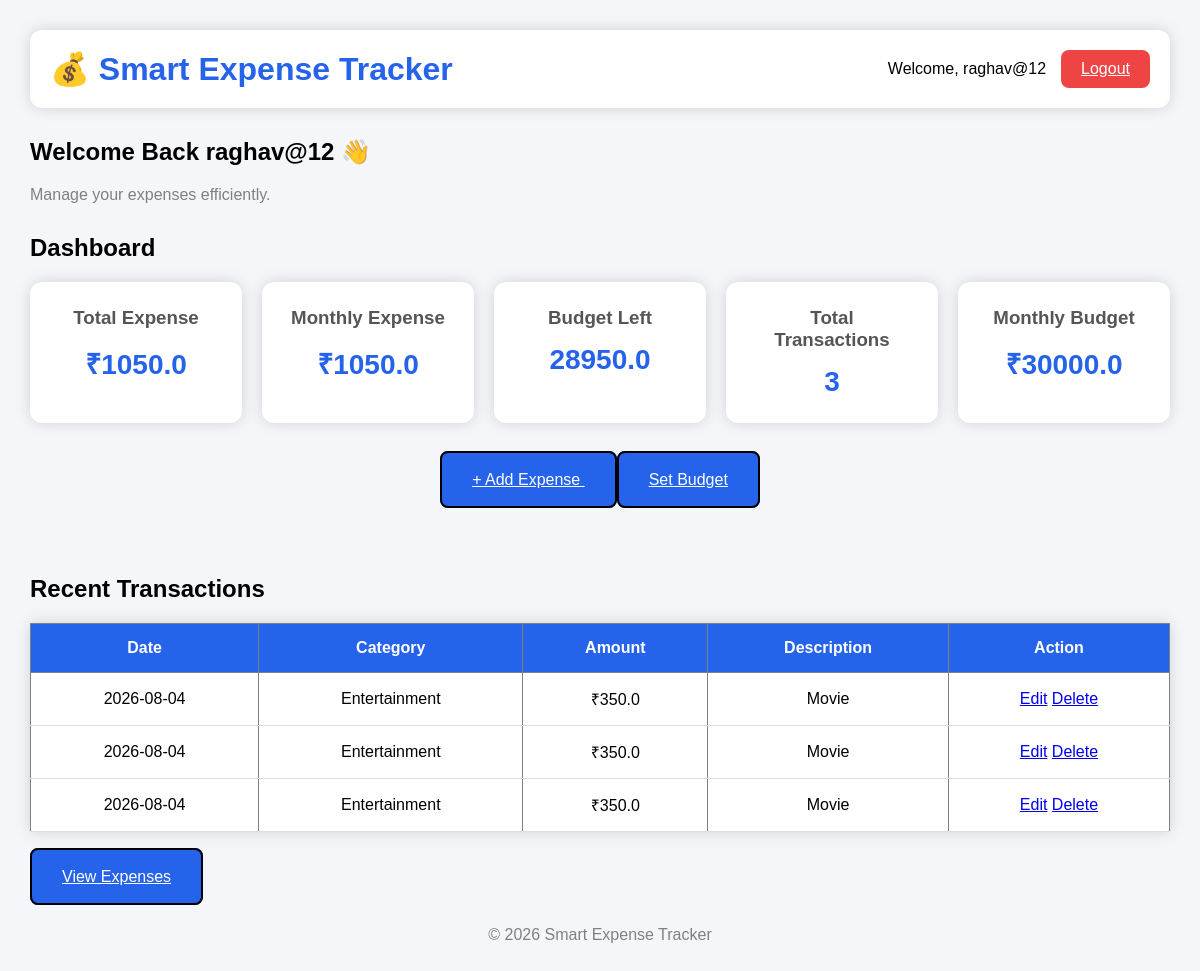
/dashboard (signed in), run on the app's committed database.
### tables this page shows
CREATE TABLE budget(
    user_id INTEGER PRIMARY KEY,
    amount REAL NOT NULL
);

CREATE TABLE expenses(
    id INTEGER PRIMARY KEY AUTOINCREMENT,
    user_id INTEGER NOT NULL,
    category TEXT NOT NULL,
    amount REAL NOT NULL,
    date TEXT NOT NULL,
    description TEXT,
    FOREIGN KEY(user_id) REFERENCES users(id)
);

### app.py (the view)
@app.route("/dashboard")
def dashboard():
    if "user_id" not in session:
        return redirect("/")
    conn = sqlite3.connect("expense.db")
    cursor = conn.cursor()
    cursor.execute("""
    SELECT SUM(amount)
    FROM expenses
    WHERE user_id = ?
    """, (session["user_id"],))
    total = cursor.fetchone()[0]
    cursor.execute("""
    SELECT SUM(amount)
    FROM expenses
    WHERE user_id = ?
    AND strftime('%Y-%m', date) = strftime('%Y-%m', 'now')
    """, (session["user_id"],))
    monthly = cursor.fetchone()[0]
    cursor.execute("""
    SELECT COUNT(*)
    FROM expenses
    WHERE user_id = ?
    """, (session["user_id"],))
    transaction_count = cursor.fetchone()[0]
    cursor.execute("""
    SELECT id, category, amount, date, description
    FROM expenses
    WHERE user_id = ?
    ORDER BY date DESC
    LIMIT 5
    """, (session["user_id"],))
    recent_expenses = cursor.fetchall()
    if total is None:
        total = 0
    if monthly is None:
        monthly = 0
    cursor.execute("""
    SELECT COUNT(*)
    FROM expenses
    WHERE user_id = ?
    """, (session["user_id"],))
    transaction_count = cursor.fetchone()[0]
    cursor.execute("""
SELECT amount
FROM budget
WHERE user_id = ?
""", (session["user_id"],))
    budget = cursor.fetchone()
    if budget:
        budget = budget[0]
    else:
        budget = 0
    budget_left = budget - total
    cursor.execute("""
SELECT id, category, amount, date, description
FROM expenses
WHERE user_id = ?
ORDER BY date DESC
LIMIT 5
""", (session["user_id"],))
    recent_expenses = cursor.fetchall()
    cursor.execute("""
    SELECT amount
FROM budget
WHERE user_id = ?
""", (session["user_id"],))
    budget = cursor.fetchone()
    if budget:
        budget = budget[0]
    else:
        budget = 0
    budget_left = budget - total
    conn.close()
    return render_template(
    "dashboard.html",
    total=total,
    monthly=monthly,
    budget=budget,
    budget_left=budget_left,
    transaction_count=transaction_count,
    recent_expenses=recent_expenses
)

### templates/dashboard.html (shortened to what this page needs)
<!DOCTYPE html>
<html>
<head>
</head>
<body>
    <header>
        <h1>💰 Smart Expense Tracker</h1>
        <div class="user">
    <span>Welcome, {{ session["username"] }}</span>
   <a href="/logout" class="logout-btn">Logout</a>
</div>
    </header>
    <h2>Welcome Back {{ session["username"] }} 👋</h2>
    <p class="subtitle">
    Manage your expenses efficiently.
    </p>
    <h2>Dashboard</h2>
    <div class="cards">
        <div class="card">
            <h3>Total Expense</h3>
            <p>₹{{ total }}</p>
        </div>
        <div class="card">
            <h3>Monthly Expense</h3>
            <p>₹{{ monthly }}</p>
        </div>
        <div class="card">
            <h3>Budget Left</h3>
            <p>{{ budget_left }}</p>
        </div>
        <div class="card">
            <h3>Total Transactions</h3>
            <p>{{ transaction_count }}</p>
        </div>
        <div class="card">
            <h3>Monthly Budget</h3>
            <p>₹{{ budget }}</p>
        </div>
    </div>
    <br>
    <div class="button-container">
    <a href="/add-expense" class="add-btn">
    + Add Expense
</a>
<a href="/set-budget" class="add-btn">
    Set Budget
</a>
</div>
    <br><br>
    <h2>Recent Transactions</h2>
    <table border="1" cellspacing="0" cellpadding="10">
        <tr>
            <th>Date</th>
            <th>Category</th>
            <th>Amount</th>
            <th>Description</th>
            <th>Action</th>
        </tr>
        {% for expense in recent_expenses %}
<tr>
    <td>{{ expense[3] }}</td>
    <td>{{ expense[1] }}</td>
    <td>₹{{ expense[2] }}</td>
    <td>{{ expense[4] }}</td>
    <td>
        <a href="/edit/{{ expense[0] }}" class="edit-btn">Edit</a>
        <a href="/delete/{{ expense[0] }}" class="delete-btn">Delete</a>
    </td>
</tr>
{% endfor %}
    </table>
    <br><br>
    <a href="/view-expense" class="add-btn">View Expenses</a>
    <footer>
<p>© 2026 Smart Expense Tracker</p>
</footer>
</body>
</html>

### templates/dashboard.html (style rules this page uses)
* { margin:0; padding:0; box-sizing:border-box; font-family:Arial,sans-serif; }
body { background:#f4f6f9; padding:30px; }
header { display:flex; justify-content:space-between; align-items:center; background:white; padding:20px; border-radius:12px; box-shadow:0px 0px 15px rgba(0,0,0,0.15); margin-bottom:30px; }
header h1 { color:#2563eb; }
h2 { margin-bottom:20px; margin-top: 20px; }
.cards { display:flex; justify-content:space-between; gap:20px; margin-bottom:30px; }
.card { flex:1; background:white; padding:25px; border-radius:12px; text-align:center; box-shadow:0px 0px 15px rgba(0,0,0,0.15); }
.card h3 { color:#555; margin-bottom:15px; }
.card p { font-size:28px; color:#2563eb; font-weight:bold; }
.add-btn { background:#2563eb; color:white; border:2px solid black; padding:18px 30px; border-radius:8px; cursor:pointer; font-size:16px; margin-bottom:30px; }
table { width:100%; border-collapse:collapse; background:white; box-shadow:0px 0px 15px rgba(0,0,0,0.15); }
th { background:#2563eb; color:white; padding:15px; }
td { padding:15px; text-align:center; border-bottom:1px solid #ddd; }
footer { text-align:center; margin-top:40px; color:gray; }
.subtitle { color:gray; margin-bottom:30px; }
.logout-btn { background:#ef4444; color:white; border:none; padding:10px 20px; border-radius:8px; cursor:pointer; }
.button-container { text-align:center; margin-bottom:30px; }
.user { display:flex; align-items:center; gap:15px; }

### data on the page
budget: amount "30000.0"
expenses: date "2026-08-04", category "Entertainment", amount "350.0", description "Movie"
expenses: date "2026-08-04", category "Entertainment", amount "350.0", description "Movie"
expenses: date "2026-08-04", category "Entertainment", amount "350.0", description "Movie"

### other printed values
{{ session["username"] }} "raghav@12"
{{ total }} "1050.0"
{{ monthly }} "1050.0"
{{ budget_left }} "28950.0"
{{ transaction_count }} "3"
